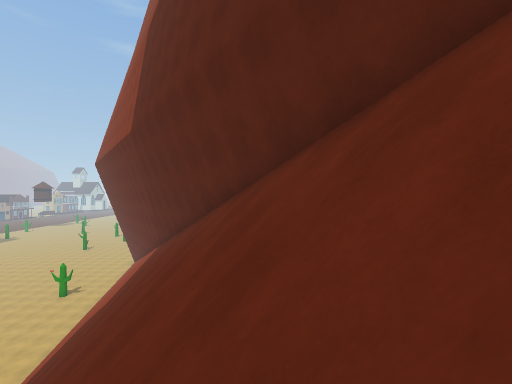
[1] (above)

21 first-person views from a walk through a Unity game level. The camera is 1.3 m above the floor, looks level and sees 85° across. The floor is counted in squares, 1.8 m on a side. Each view is taken from the middle of a square. On the plan, view 1 faces up. The plan holds only what a view shows up to about 10 squares ahead; the rest is blank. The place goes on beyond the plan. The player is left out. Surface patterns are stand-ins for the level's own textures.

[2]
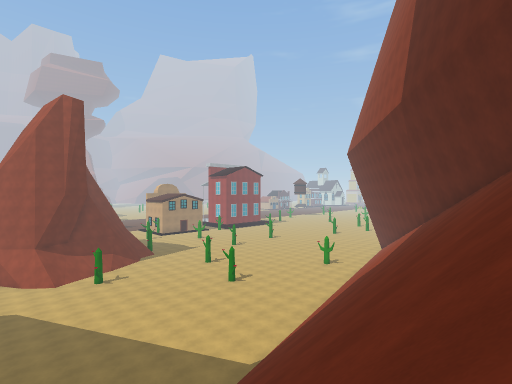

[3]
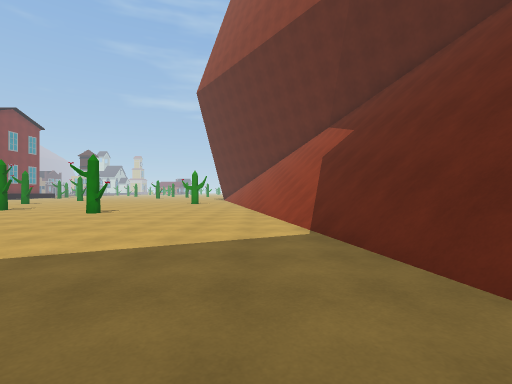

[4]
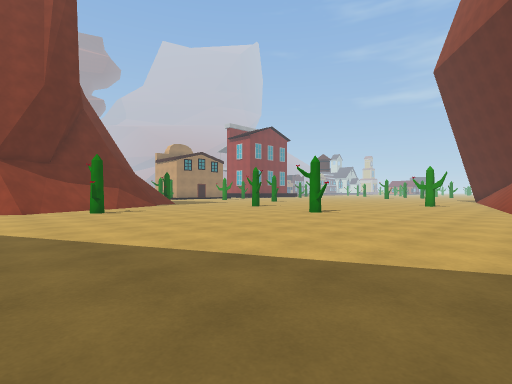

[5]
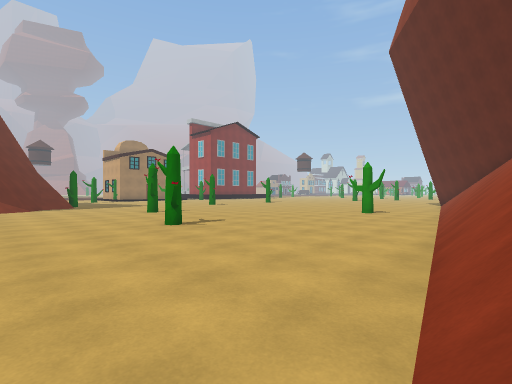

[6]
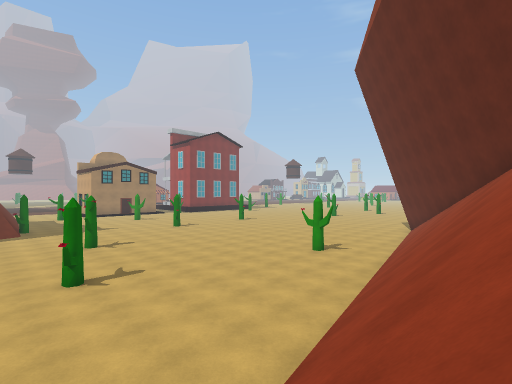

[7]
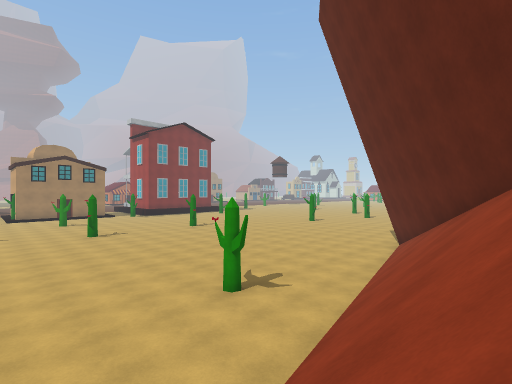

[8]
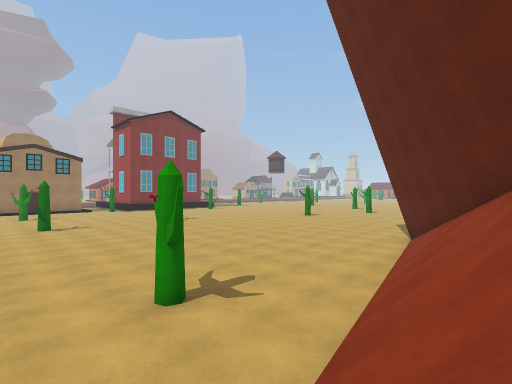

[9]
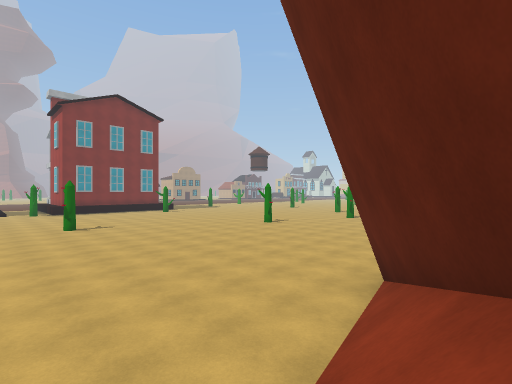

[10]
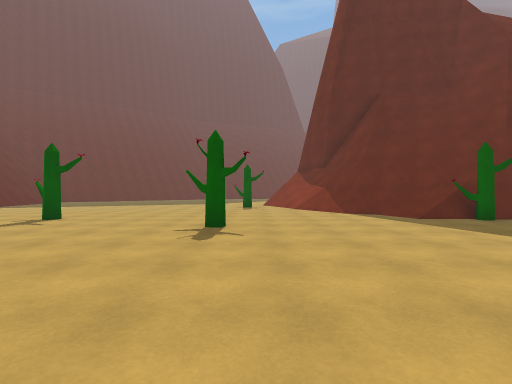

[11]
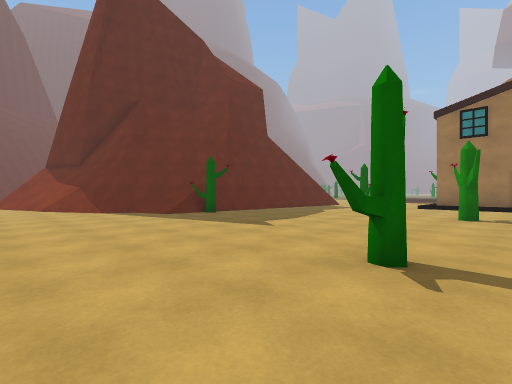

[12]
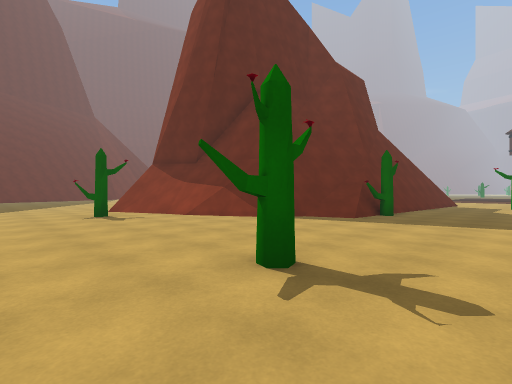

[13]
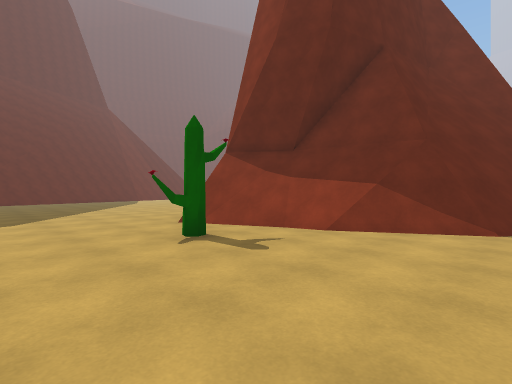

[14]
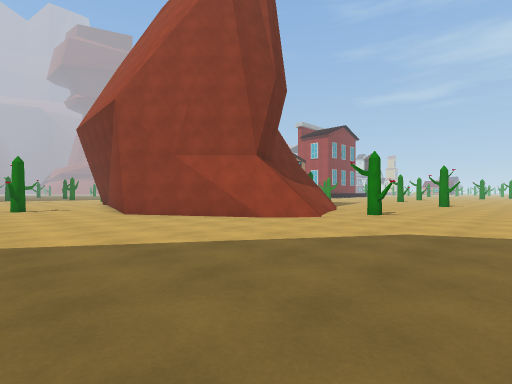

[15]
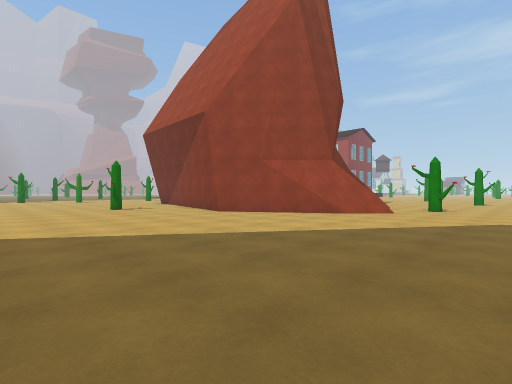

[16]
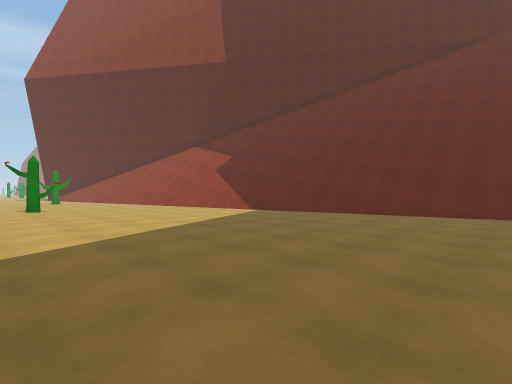

[17]
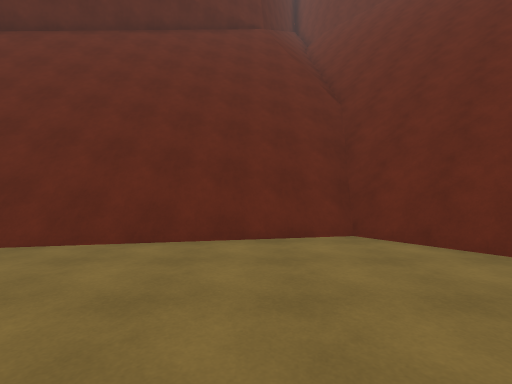

[18]
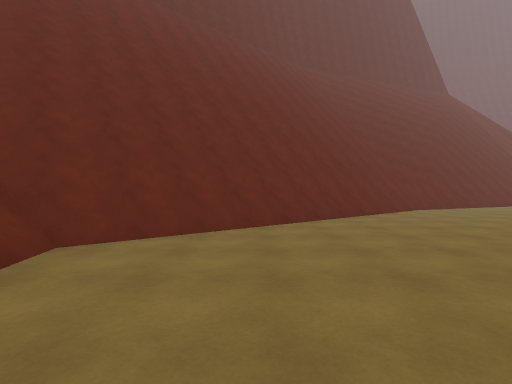

[19]
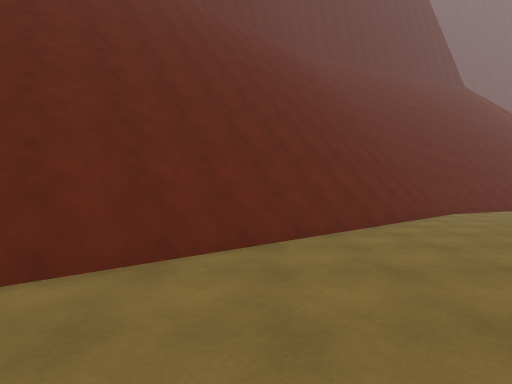

[20]
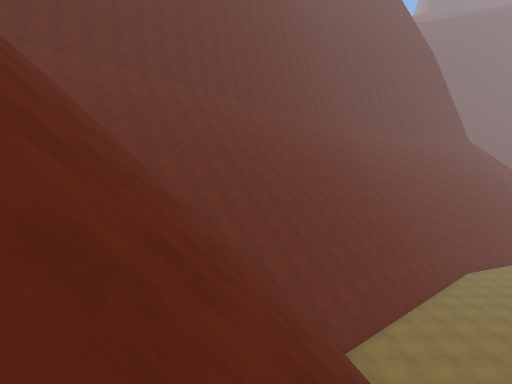

[21]
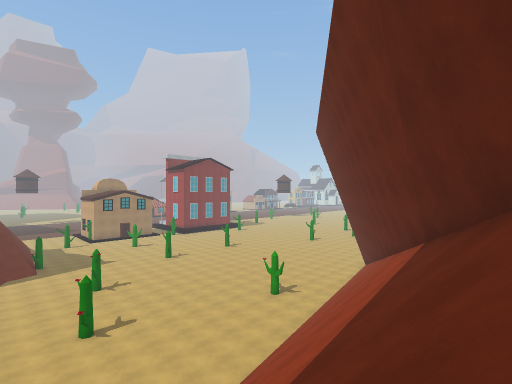

### Floor plan
Key: @ floor where view 1 was taken; # wall or solid block; . floor; / step, stairs or slope; = window, fence, low wall or low ledge; O other object.
Columns run from 27 left of view 1 to 5 right of it. Each row starts with its distance up from view 1.
 29              ..
 28             ....
 27            .....
 26           .......
 25          .......##
 24         .........#
 23        ..........##
 22       .........../#
 21       .........../##
 20         .........//#
 19          ........./##
 18 ..................//#
 17 O....O.........O..//##
 16 ..................///#
 15 ..................///##
 14 ...................///##
 13 ...................////#
 12 ...................////##
 11 .........O........./////#
 10 ..O..........O...../////##
  9  ##//........OO...../////#
  8 #####.............../////##
  7  #####..............//////#
  6    ###=.............//////##
  5     #//.............///////#
  4     #//.OO...........//////##
  3     ##//.............///////#
  2      #//.............///////##
  1      ##/.............////////
  0     ##...............//////@//
 -1   ###.................////////
 -2  .....................////////
 -3 .....................##=////
 -4 ....................##########
 -5 ...................###  #########
 -6 ............ .....###
 -7 .................##
 -8   .............###
 -9           ....###

Positions as (right, up) in squares from view 1, and headings:
1: (0, 0), facing up
2: (-1, -1), facing up-left
3: (-8, 0), facing up
4: (-8, 1), facing up-left
5: (-7, 6), facing up-left
6: (-6, 8), facing up-left
7: (-7, 13), facing up-left
8: (-8, 15), facing up-left
9: (-9, 20), facing up-left
10: (-19, 17), facing down
11: (-19, 18), facing down-left
12: (-16, 13), facing down-left
13: (-16, 8), facing down-left
14: (-15, -5), facing up-left
15: (-16, -8), facing up-left
16: (-15, -3), facing up-right
17: (-10, -1), facing right
18: (-8, 1), facing down
19: (-8, -1), facing down
20: (-3, 5), facing down
21: (-3, 7), facing up-left
